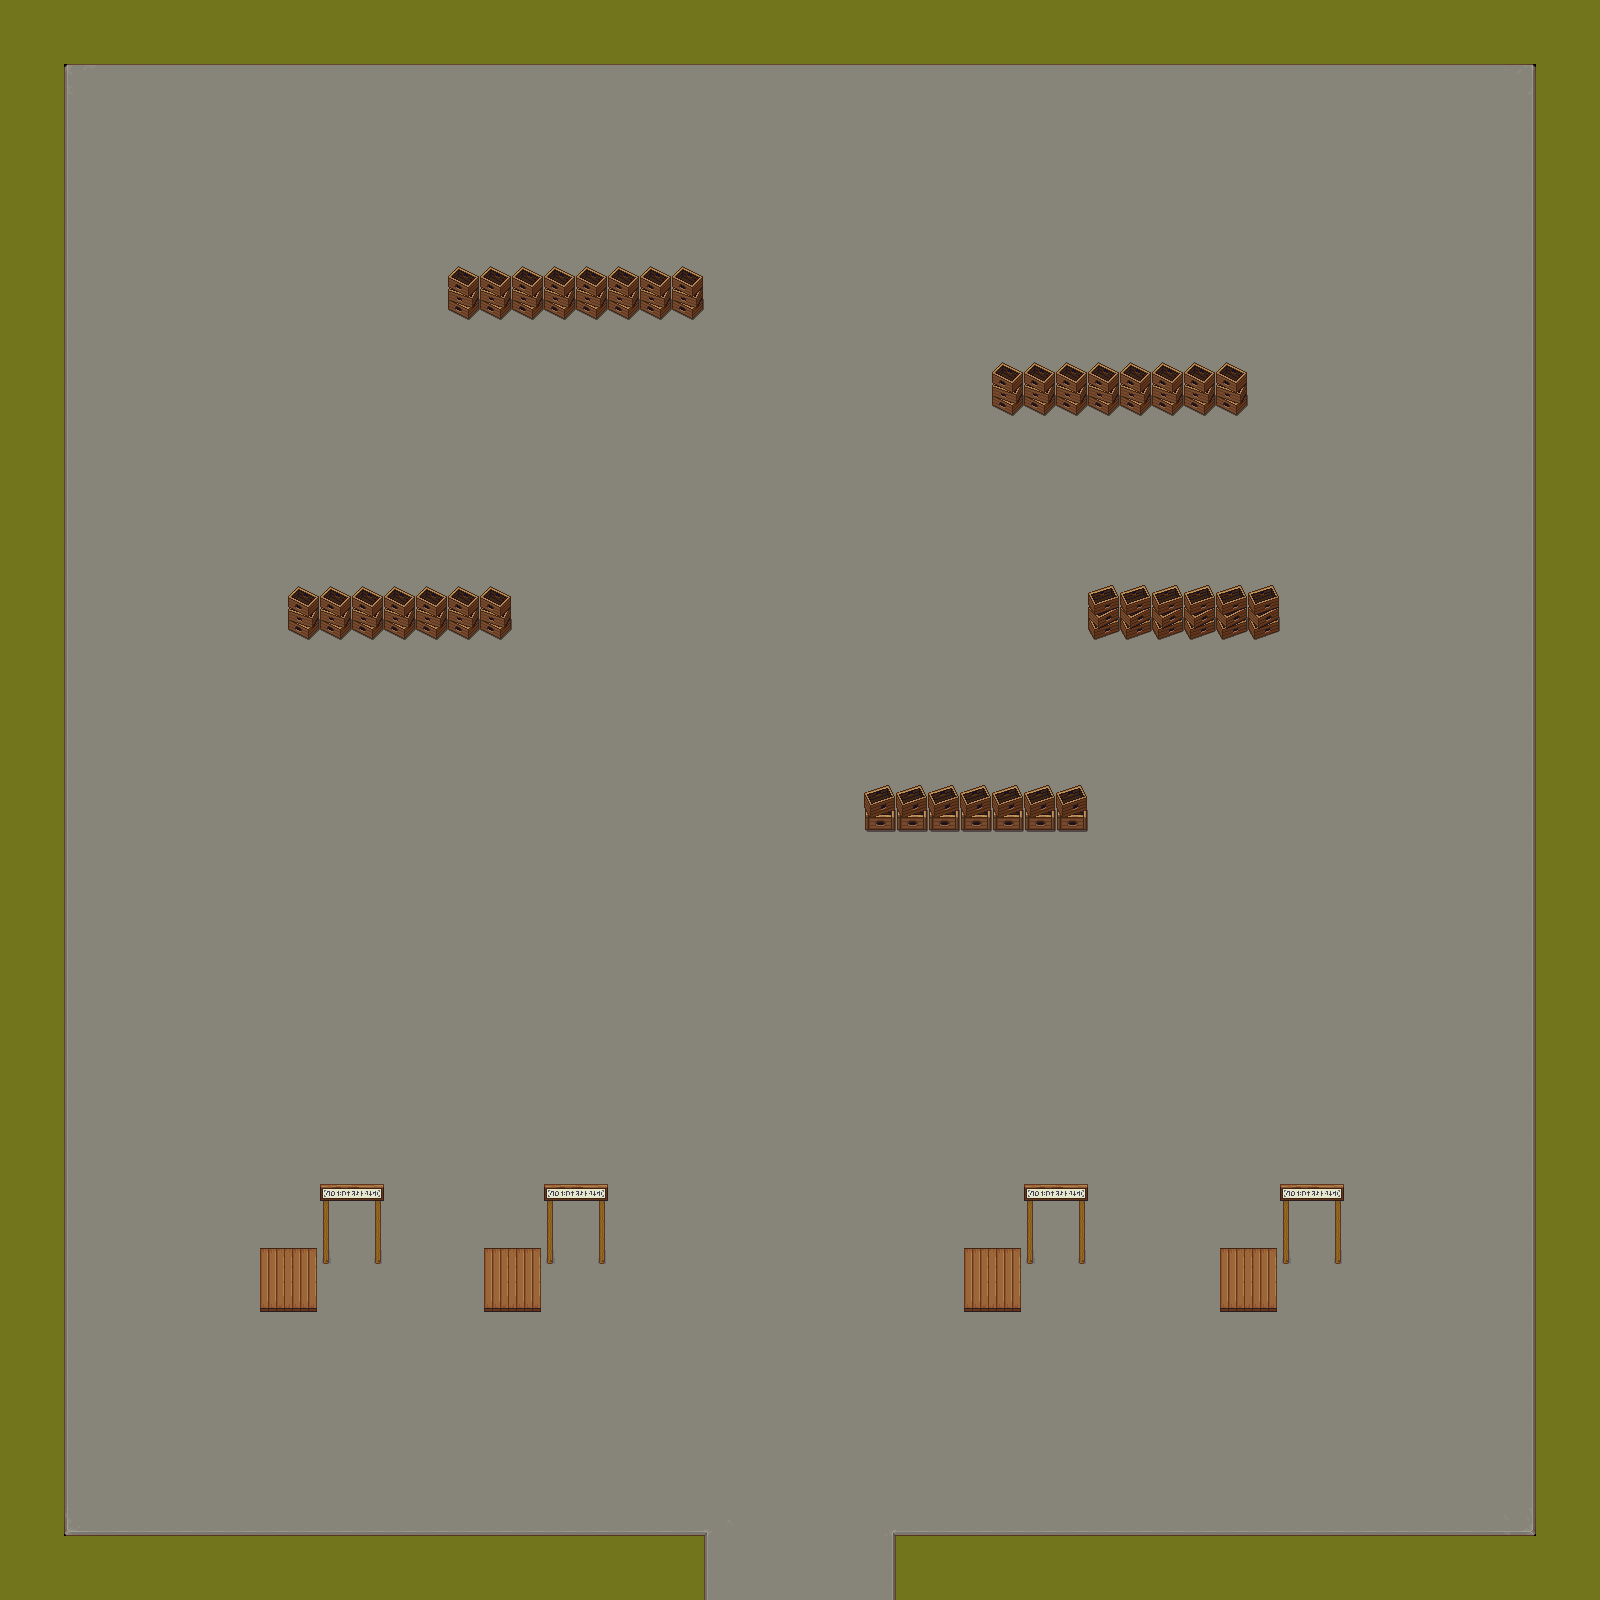

Tiled map render using the project's own tile images. Description and the map definition, with tile-layer contents summarised, below:
An orthogonal 50x50 tile map with 32x32 px tiles, 2 tile layers (Map, MoreMap), 3 tilesets and 21 objects (6x NPC, Player).

<map version="1.10" tiledversion="1.11.2" orientation="orthogonal" renderorder="right-down" width="50" height="50" tilewidth="32" tileheight="32" infinite="0" nextlayerid="5" nextobjectid="32">
 <tileset firstgid="1" name="TX Tileset Stone Ground" tilewidth="32" tileheight="32" tilecount="64" columns="8">
  <image source="../Tilesets/TX Tileset Stone Ground.png" width="256" height="256" />
 </tileset>
 <tileset firstgid="65" name="TX Tileset Grass" tilewidth="32" tileheight="32" tilecount="64" columns="8">
  <image source="../Tilesets/TX Tileset Grass.png" width="256" height="256" />
 </tileset>
 <tileset firstgid="129" name="victorian-market" tilewidth="32" tileheight="32" tilecount="1280" columns="16">
  <image source="../Tilesets/victorian-market.png" width="512" height="2560" />
 </tileset>
 <layer id="1" name="Map" width="50" height="50">
  <properties>
   <property name="Draw" type="bool" value="true" />
  </properties>
  <data>[2500 cells, 2500 non-empty, 12 distinct tile ids]</data>
 </layer>
 <layer id="2" name="MoreMap" width="50" height="50">
  <properties>
   <property name="Draw" type="bool" value="true" />
  </properties>
  <data>[2500 cells, 112 non-empty, 16 distinct tile ids]</data>
 </layer>
 <objectgroup id="3" name="Collision">
  <properties>
   <property name="Collision" type="bool" value="true" />
   <property name="Draw" type="bool" value="false" />
  </properties>
  <object id="1" x="0" y="0" width="1600" height="64" />
  <object id="2" x="1536" y="64" width="64" height="1536" />
  <object id="3" x="896" y="1536" width="640" height="64" />
  <object id="4" x="64" y="1536" width="640" height="64" />
  <object id="5" x="0" y="64" width="64" height="1536" />
  <object id="6" x="448" y="256" width="256" height="64" />
  <object id="7" x="992" y="352" width="256" height="64" />
  <object id="8" x="1088" y="576" width="192" height="64" />
  <object id="9" x="864" y="800" width="224" height="32" />
  <object id="10" x="288" y="576" width="224" height="64" />
  <object id="11" x="960" y="1248" width="64" height="64" />
  <object id="12" x="1216" y="1248" width="64" height="64" />
  <object id="13" x="480" y="1248" width="64" height="64" />
  <object id="14" x="256" y="1248" width="64" height="64" />
 </objectgroup>
 <objectgroup id="4" name="Entities">
  <object id="15" name="Player" type="Player" x="795" y="1096">
   <properties>
    <property name="CorneliusJoined" type="bool" value="false" />
    <property name="WizardJoined" type="bool" value="false" />
    <property name="magicPoints" type="int" value="50" />
   </properties>
   <point />
  </object>
  <object id="19" name="NPC14" type="NPC" x="1052" y="1298">
   <properties>
    <property name="NPC_ID" value="14" />
    <property name="active" type="bool" value="true" />
    <property name="anim_tsxpath" value="Assets/Textures/Characters/NPC1.tsx" />
    <property name="currentDialogueTree" type="int" value="0" />
    <property name="texturePath" value="Assets/Textures/Characters/NPC1.png" />
   </properties>
   <point />
  </object>
  <object id="21" name="NPC13" type="NPC" x="574" y="1288">
   <properties>
    <property name="NPC_ID" value="13" />
    <property name="active" type="bool" value="true" />
    <property name="anim_tsxpath" value="Assets/Textures/Characters/NPC2.tsx" />
    <property name="currentDialogueTree" type="int" value="0" />
    <property name="texturePath" value="Assets/Textures/Characters/NPC2.png" />
   </properties>
   <point />
  </object>
  <object id="23" name="NPC15" type="NPC" x="929.333" y="1294.67">
   <properties>
    <property name="NPC_ID" value="15" />
    <property name="active" type="bool" value="true" />
    <property name="anim_tsxpath" value="Assets/Textures/Characters/NPC3.tsx" />
    <property name="currentDialogueTree" type="int" value="0" />
    <property name="texturePath" value="Assets/Textures/Characters/NPC3.png" />
   </properties>
   <point />
  </object>
  <object id="25" name="NPC12" type="NPC" x="449.333" y="1292">
   <properties>
    <property name="NPC_ID" value="12" />
    <property name="active" type="bool" value="true" />
    <property name="anim_tsxpath" value="Assets/Textures/Characters/NPC1.tsx" />
    <property name="currentDialogueTree" type="int" value="0" />
    <property name="texturePath" value="Assets/Textures/Characters/NPC1.png" />
   </properties>
   <point />
  </object>
  <object id="27" name="Awela" type="NPC" x="928" y="1182.66">
   <properties>
    <property name="NPC_ID" value="16" />
    <property name="active" type="bool" value="true" />
    <property name="anim_tsxpath" value="Assets/Textures/Enemies/Vieja.tsx" />
    <property name="currentDialogueTree" type="int" value="0" />
    <property name="texturePath" value="Assets/Textures/Enemies/Vieja.png" />
   </properties>
   <point />
  </object>
  <object id="28" name="NPC17" type="NPC" x="928" y="1024">
   <properties>
    <property name="NPC_ID" value="17" />
    <property name="active" type="bool" value="true" />
    <property name="anim_tsxpath" value="Assets/Textures/Characters/NPC2.tsx" />
    <property name="currentDialogueTree" type="int" value="0" />
    <property name="texturePath" value="Assets/Textures/Characters/NPC2.png" />
   </properties>
   <point />
  </object>
 </objectgroup>
</map>
